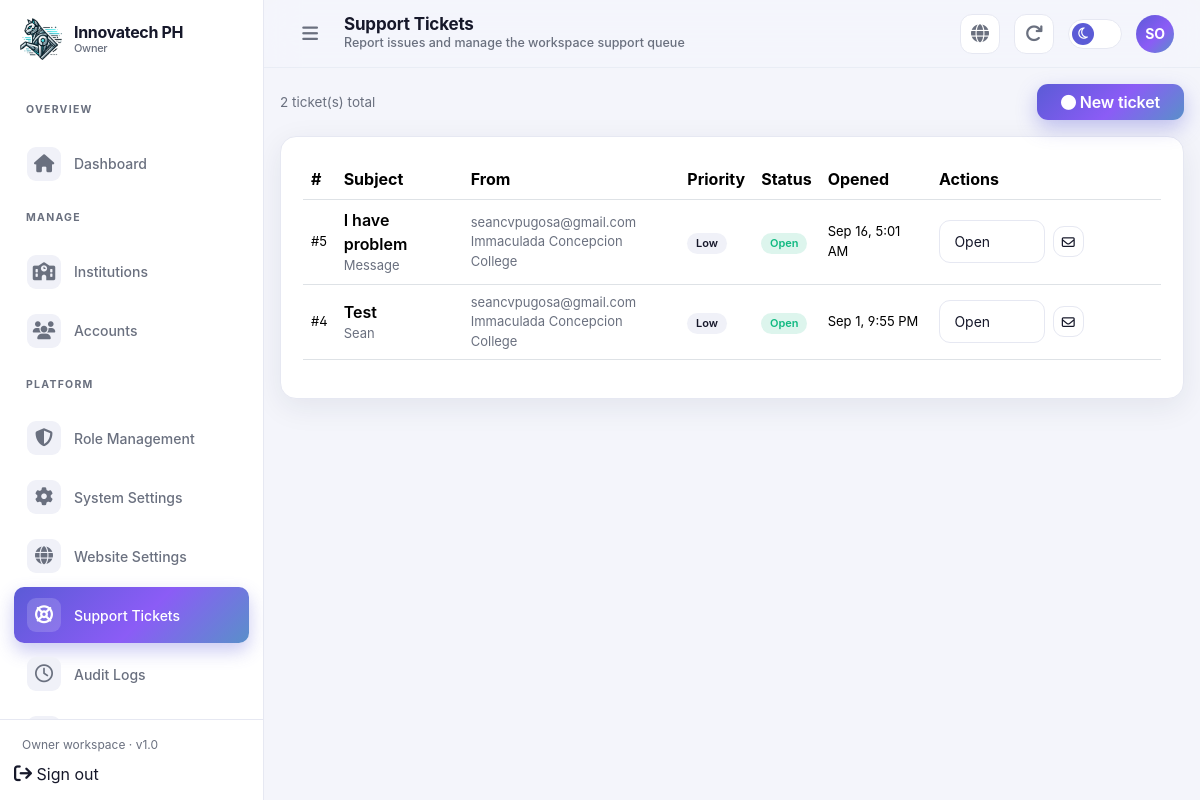
The page /admin/support/index.php (signed in) on the database its author committed.
### tables this page shows
CREATE TABLE `platform_settings` (
  `id` tinyint UNSIGNED NOT NULL,
  `product_name` varchar(191) NOT NULL DEFAULT 'AI-Assisted AR 360° Virtual Campus Navigation',
  `company_name` varchar(191) NOT NULL DEFAULT 'Innovatech PH',
  `logo_path` varchar(255) DEFAULT NULL,
  `hero_image_path` varchar(255) DEFAULT NULL,
  `landing_html` mediumtext,
  `contact_email` varchar(191) DEFAULT NULL,
  `smtp_host` varchar(191) DEFAULT NULL,
  `smtp_port` smallint UNSIGNED DEFAULT '587',
  `smtp_username` varchar(191) DEFAULT NULL,
  `smtp_password_enc` varchar(255) DEFAULT NULL,
  `smtp_from_name` varchar(128) DEFAULT NULL,
  `smtp_from_email` varchar(191) DEFAULT NULL,
  `institution_folder_root` varchar(255) NOT NULL DEFAULT 'storage/institutions',
  `template_pack_path` varchar(255) NOT NULL DEFAULT 'storage/templates/org_pack',
  `updated_by` int UNSIGNED DEFAULT NULL,
  `updated_at` datetime NOT NULL DEFAULT CURRENT_TIMESTAMP ON UPDATE CURRENT_TIMESTAMP
);

CREATE TABLE `support_tickets` (
  `id` int UNSIGNED NOT NULL,
  `subject` varchar(190) NOT NULL,
  `message` text,
  `contact_email` varchar(190) DEFAULT NULL,
  `institution_id` int UNSIGNED DEFAULT NULL,
  `status` varchar(20) NOT NULL DEFAULT 'open',
  `priority` varchar(20) NOT NULL DEFAULT 'normal',
  `created_by` int UNSIGNED DEFAULT NULL,
  `created_at` datetime NOT NULL DEFAULT CURRENT_TIMESTAMP,
  `updated_at` datetime DEFAULT CURRENT_TIMESTAMP ON UPDATE CURRENT_TIMESTAMP
);

CREATE TABLE `institutions` (
  `id` int UNSIGNED NOT NULL,
  `slug` varchar(80) NOT NULL,
  `name` varchar(191) NOT NULL,
  `short_name` varchar(64) DEFAULT NULL,
  `institution_type` enum('school','college','university','other') NOT NULL DEFAULT 'school',
  `description` text,
  `logo_path` varchar(255) DEFAULT NULL,
  `cover_image_path` varchar(255) DEFAULT NULL,
  `address` varchar(255) DEFAULT NULL,
  `city` varchar(80) DEFAULT NULL,
  `province` varchar(80) DEFAULT NULL,
  `country` varchar(80) NOT NULL DEFAULT 'Philippines',
  `latitude` decimal(10,7) DEFAULT NULL,
  `longitude` decimal(10,7) DEFAULT NULL,
  `website_url` varchar(255) DEFAULT NULL,
  `contact_email` varchar(191) DEFAULT NULL,
  `contact_phone` varchar(32) DEFAULT NULL,
  `folder_path` varchar(255) NOT NULL COMMENT 'Generated project dir e.g. storage/institutions/immaculada',
  `landing_mode` enum('360_rotation','floor_plan') NOT NULL DEFAULT '360_rotation',
  `starting_scene_id` int UNSIGNED DEFAULT NULL,
  `starting_floor_plan_id` int UNSIGNED DEFAULT NULL,
  `require_landscape_mobile` tinyint(1) NOT NULL DEFAULT '1' COMMENT 'AR/360 landing locked landscape fullscreen on mobile',
  `is_published` tinyint(1) NOT NULL DEFAULT '0',
  `is_active` tinyint(1) NOT NULL DEFAULT '1',
  `created_by` int UNSIGNED DEFAULT NULL COMMENT 'owner user',
  `created_at` datetime NOT NULL DEFAULT CURRENT_TIMESTAMP,
  `updated_at` datetime NOT NULL DEFAULT CURRENT_TIMESTAMP ON UPDATE CURRENT_TIMESTAMP,
  `deleted_at` datetime DEFAULT NULL
);

### admin/support/index.php (the view, shortened to what the rows shown need)
<?php
require_once __DIR__ . '/../../includes/auth.php';
$pageTitle = 'Support Tickets';
$bodyClass = 'page-support';
require_once __DIR__ . '/../layout/header.php';
$tickets = crud()->raw(
  "SELECT t.*, i.name AS institution_name
   FROM support_tickets t
   LEFT JOIN institutions i ON i.id = t.institution_id
   ORDER BY FIELD(t.status,'open','in_progress','resolved','closed'), t.created_at DESC"
)->fetchAll();
$statusLabels = ['open' => 'Open', 'in_progress' => 'In progress', 'resolved' => 'Resolved', 'closed' => 'Closed'];
$statusBadge = ['open' => 'badge-live', 'in_progress' => 'badge-draft', 'resolved' => 'badge-grad', 'closed' => 'badge-off'];
$priorityLabels = ['low' => 'Low', 'normal' => 'Normal', 'high' => 'High'];
?>
<div class="ia-card">
  <div class="card-body">
    <?php if (count($tickets) === 0): ?>
      <div class="empty-state"><div class="empty-icon"><?= ia_icon('life-buoy', 26) ?></div><h4>No support tickets yet</h4><p>Open a ticket and the owner &amp; support desk will be notified by email.</p></div>
    <?php else: ?>
      <div class="table-responsive">
        <table class="table align-middle">
          <thead><tr><th>#</th><th>Subject</th><th>From</th><th>Priority</th><th>Status</th><th>Opened</th><th style="min-width:230px">Actions</th></tr></thead>
          <tbody>
            <?php foreach ($tickets as $t): ?>
              <tr>
                <td class="ia-meta-md">#<?= (int) $t['id'] ?></td>
                <td>
                  <div class="fw-semibold"><?= h($t['subject']) ?></div>
                  <?php if (!empty($t['message'])): ?><div class="ia-meta-md text-truncate" style="max-width:360px" title="<?= h($t['message']) ?>"><?= h($t['message']) ?></div><?php endif; ?>
                </td>
                <td>
                  <div class="ia-meta-md"><?= h($t['contact_email'] ?? '—') ?></div>
                  <?php if (!empty($t['institution_name'])): ?><div class="ia-meta-md"><?= h($t['institution_name']) ?></div><?php endif; ?>
                </td>
                <td><span class="badge badge-soft"><?= h($priorityLabels[$t['priority']] ?? $t['priority']) ?></span></td>
                <td><span class="badge <?= $statusBadge[$t['status']] ?? 'badge-off' ?>"><?= h(ucwords(str_replace('_', ' ', $t['status']))) ?></span></td>
                <td class="ia-meta-md"><?= h(date('M j, g:i A', strtotime($t['created_at']))) ?></td>
                <td>
                  <form method="post" class="d-flex gap-2 align-items-center">
                    <select class="form-select form-select-sm" name="status" style="width:auto">
                      <?php foreach ($statusLabels as $val => $label): ?>
                        <option value="<?= $val ?>" <?= $t['status'] === $val ? 'selected' : '' ?>><?= $label ?></option>
                      <?php endforeach; ?>
                    </select>
                    <button class="btn btn-sm btn-outline-ia px-2" title="Save status & email submitter"><?= ia_icon('mail', 13) ?></button>
                  </form>
                </td>
              </tr>
            <?php endforeach; ?>
          </tbody>
        </table>
      </div>
    <?php endif; ?>
  </div>
</div>
<?php require __DIR__ . '/../layout/footer.php'; ?>

### admin/layout/header.php (shortened to what the rows shown need)
<?php
require_once __DIR__ . '/../../includes/auth.php';
require_once __DIR__ . '/nav.php';
$role = current_role() ?? 'user';
$active = $active ?? '';
$roleHome = match ($role) {
  'owner' => 'admin/owner/dashboard',
  'system_admin', 'system_staff' => 'admin/system/dashboard',
  'admin' => 'admin/institution/dashboard',
  'staff' => 'admin/staff/dashboard',
  default => 'admin/index',
};
$platform_settings = crud()->get('platform_settings', 1) ?? [];
$brandLogoUrl = !empty($platform_settings['logo_path']) ? url($platform_settings['logo_path']) : url('assets/logo2.webp');
?>
<!DOCTYPE html>
<html lang="en" data-bs-theme="dark">
<head>
  <link href="<?= url('assets/css/inter-font.css') ?>" rel="stylesheet">
  <link href="<?= url('assets/css/bootstrap.min.css') ?>" rel="stylesheet">
  <link href="<?= url('assets/css/simple-datatables.min.css') ?>" rel="stylesheet">
  <link rel="stylesheet" href="<?= url('assets/css/font-awesome.min.css') ?>">
  <link rel="stylesheet" href="<?= url('admin/assets/css/dashboard.css') ?>">
</head>
<body class="<?= h(trim((string) ($bodyClass ?? ''))) ?>">
  <div class="ia-shell" id="ia-shell">
    <aside class="ia-sidebar">
      <div class="brand">
        <a class="brand-logo" href="<?= url($roleHome) ?>">
          <img src="<?= h($brandLogoUrl) ?>" alt="Innovatech PH">
        </a>
      </div>
        <?php foreach (role_nav($role) as $group):
          if (isset($group[0]) && is_array($group[0]) && array_is_list($group)): ?>
            <?php $label = $group[0];
            $links = array_slice($group, 1); ?>
            <p class="ia-nav-label"><?= h($label) ?></p>
            <ul class="ia-nav">
              <?php foreach ($links as [$text, $href, $icon]): ?>
                <li>
                  <a class="nav-link <?= $active === $text ? 'active' : '' ?>" href="<?= url($href) ?>">
                    <span class="ia-icon"><?= ia_icon($icon) ?></span>
                    <span><?= h($text) ?></span>
                  </a>
                </li>
              <?php endforeach; ?>
            </ul>
          <?php elseif (isset($group['title'])): ?>
              <?php foreach ($group['items'] as [$text, $href, $icon]): ?>
                    <span class="ia-icon"><?= ia_icon($icon) ?></span>
              <?php endforeach; ?>
          <?php endif; endforeach; ?>
    </aside>
    <header class="ia-topbar">
      <div class="flex-grow-1">
        <h1 class="page-title"><?= h($pageTitle ?? 'Dashboard') ?></h1>
      </div>
    </header>
    <main class="ia-main">

### admin/layout/nav.php (shortened to what the rows shown need)
<?php
function ia_icon(string $name, int $size = 18): string
{
    $map = [
        'home' => 'fa-solid fa-house',
        'school' => 'fa-solid fa-school',
        'layers' => 'fa-solid fa-layer-group',
        'building' => 'fa-solid fa-building',
        'map' => 'fa-solid fa-map-location-dot',
        'compass' => 'fa-regular fa-compass',
        'camera' => 'fa-solid fa-camera',
        'sparkles' => 'fa-solid fa-wand-magic-sparkles',
        'users' => 'fa-solid fa-users',
        'user' => 'fa-regular fa-user',
        'settings' => 'fa-solid fa-gear',
        'mail' => 'fa-regular fa-envelope',
        'shield' => 'fa-solid fa-shield-halved',
        'folder' => 'fa-regular fa-folder',
        'file' => 'fa-regular fa-file',
        'clock' => 'fa-regular fa-clock',
        'globe' => 'fa-solid fa-globe',
        'logout' => 'fa-solid fa-arrow-right-from-bracket',
        'move3d' => 'fa-solid fa-cube',
        'image' => 'fa-regular fa-image',
        'palette' => 'fa-solid fa-palette',
        'rocket' => 'fa-solid fa-rocket',
        'search' => 'fa-solid fa-magnifying-glass',
        'link' => 'fa-solid fa-link',
        'menu' => 'fa-solid fa-bars',
        'sun' => 'fa-regular fa-sun',
        'moon' => 'fa-regular fa-moon',
        'info' => 'fa-solid fa-circle-info',
        'grid' => 'fa-solid fa-grip',
        'save' => 'fa-solid fa-floppy-disk',
        'paint' => 'fa-solid fa-paint-roller',
        'wand' => 'fa-solid fa-wand-magic-sparkles',
        'refresh' => 'fa-solid fa-arrow-rotate-right',
        'eye' => 'fa-regular fa-eye',
        'upload' => 'fa-solid fa-cloud-arrow-up',
        'scan-eye' => 'fa-solid fa-vr-cardboard',
        'life-buoy' => 'fa-solid fa-life-ring',
        'download' => 'fa-solid fa-download',
        'check' => 'fa-solid fa-check',
        'chevron' => 'fa-solid fa-chevron-down',
        'x' => 'fa-solid fa-xmark',
        'inbox' => 'fa-solid fa-inbox',
        'edit' => 'fa-regular fa-pen-to-square',
        'trash' => 'fa-regular fa-trash-can',
    ];
    $class = $map[$name] ?? 'fa-solid fa-circle';
    return '<i class="' . $class . '" style="font-size: ' . $size . 'px;"></i>';
}

### rows shown on the page
platform_settings: logo_path (picture)
support_tickets: id "5", subject "I have problem", message "Message", contact_email "seancvpugosa@gmail.com", institution.name "Immaculada Concepcion College", priority "Low", status "Open", created_at "Sep 16, 5:01 AM"
support_tickets: id "4", subject "Test", message "Sean", contact_email "seancvpugosa@gmail.com", institution.name "Immaculada Concepcion College", priority "Low", status "Open", created_at "Sep 1, 9:55 PM"

### other values the page prints
APP_NAME "Innovatech PH"
$roleLabel "Owner"
$group['title'] "OVERVIEW"
$text "Dashboard"
$group['title'] "MANAGE"
$text "Institutions"
$text "Accounts"
$group['title'] "PLATFORM"
$text "Role Management"
$text "System Settings"
$text "Website Settings"
$text "Support Tickets"
$text "Audit Logs"
$pageTitle "Support Tickets"
$pageSub "Report issues and manage the workspace support queue"
